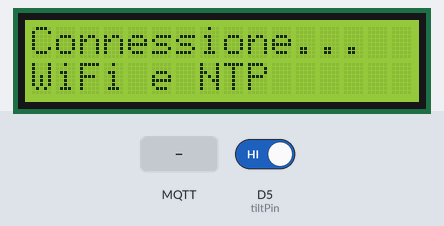
A sketch run on a simulated ESP8266 (NodeMCU). On the bench: 16×2 character LCD. The test bench sets the inputs (shaded band); at power-on: D5 (tiltPin) HIGH. WiFi joins after 1.5 s; servers stay silent unless stated; the local clock reads 2024-03-15 10:24:30 at power-on unless the sketch sets it; no MQTT or app messages arrive unless stated; what the sketch prints to the serial monitor is not drawn.

Above: at 0.1 s.
At 1.7 s:
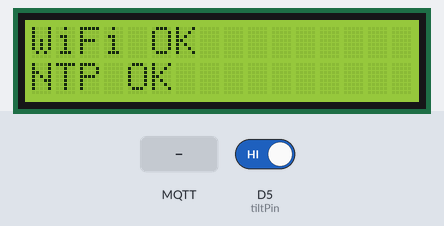
At 4.9 s:
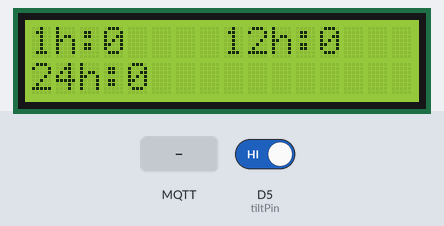
5.0 s: D5 (tiltPin) driven LOW
6.5 s: MQTT message "1" arrives on the first subscribed topic
8.0 s: MQTT message "on" arrives on the first subscribed topic
Timing chart, 0 to 11.0 s (numbered marks = the images above; inputs shaded):
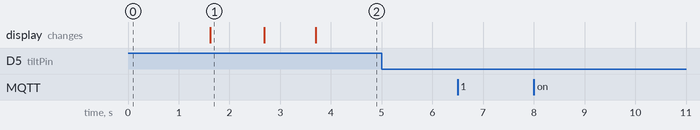

Measured:
- after the input at 5.0 s, every drawn part: stays the same
- after the input at 6.5 s, every drawn part: stays the same
- after the input at 8.0 s, every drawn part: stays the same
- what the display in image 1 shows lasts 1.1 s, from 1.6 s to 2.7 s

The sketch:

main.ino
```cpp
#include <ESP8266WiFi.h>
#include <PubSubClient.h>
#include <ArduinoJson.h>
#include <Wire.h>
#include <LiquidCrystal_I2C.h>
#include <time.h>
#include "config.h"

// -------------------- PIN SENSORE TILT --------------------
const int tiltPin = D5;
const int DEBOUNCE_MS = 50; // tempo minimo tra due eventi consecutivi

// -------------------- DISPLAY LCD --------------------
LiquidCrystal_I2C lcd(0x27, 16, 2);

// -------------------- STATO DISPOSITIVO --------------------
int lastTiltState = HIGH; // ultimo stato letto dal sensore
unsigned long lastPublishTime = 0;

// Conteggi allarmi ricevuti da AWS
int alarmLastHour = 0;
int alarmLast12h = 0;
int alarmLast24h = 0;

// -------------------- CLIENT MQTT --------------------
WiFiClientSecure wifiClient;
PubSubClient mqttClient(wifiClient);

// -------------------- DICHIARAZIONE FUNZIONI --------------------
void connectWiFi();
void syncNTP();
void connectMQTT();
void publishTilt();
void callback(char* topic, byte* payload, unsigned int length);
void updateDisplay();

// SETUP
void setup() {
  Serial.begin(115200);
  pinMode(tiltPin, INPUT_PULLUP);

  // Inizializza display I2C
  Wire.begin(D2, D1);
  lcd.init();
  lcd.backlight();
  lcd.clear();
  lcd.setCursor(0, 0);
  lcd.print("Connessione...");
  lcd.setCursor(0, 1);
  lcd.print("WiFi e NTP");

  // Connessione WiFi
  connectWiFi();

  // Sincronizzazione NTP (necessaria per timestamp Unix)
  syncNTP();

  // Configura client MQTT
  wifiClient.setTrustAnchors(new BearSSL::X509List(rootCA));
  wifiClient.setClientRSACert(new BearSSL::X509List(deviceCert), new BearSSL::PrivateKey(privateKey));
  mqttClient.setServer(AWS_ENDPOINT, AWS_PORT);
  mqttClient.setBufferSize(1024); // buffer a 1KB
  mqttClient.setCallback(callback);

  // Connessione ad AWS IoT Core
  connectMQTT();

  // Mostra schermata iniziale
  updateDisplay();
}

// LOOP
void loop() {
  if (!mqttClient.connected()) {
    connectMQTT();
  }
  mqttClient.loop();

  // Lettura sensore tilt con debounce
  int currentState = digitalRead(tiltPin);
  unsigned long now = millis();

  // Se lo stato cambia e il tempo di debounce è passato
  if (currentState != lastTiltState && (now - lastPublishTime > DEBOUNCE_MS)) {
    lastTiltState = currentState;
    lastPublishTime = now;

    // Pubblica l'evento
    if (currentState == LOW) {
      publishTilt();
    }
  }
}

// CONNESSIONE WiFi
void connectWiFi() {
  delay(10);
  WiFi.begin(WIFI_SSID, WIFI_PASSWORD);
  Serial.print("Connessione WiFi");
  while (WiFi.status() != WL_CONNECTED) {
    delay(500);
    Serial.println(".");
  }
  Serial.println("\nWiFi connesso, IP: " + WiFi.localIP().toString());
  lcd.clear();
  lcd.setCursor(0, 0);
  lcd.print("WiFi OK");
}

// SINCRONIZZAZIONE NTP
void syncNTP() {
  configTime(0, 0, "pool.ntp.org", "time.nist.gov");
  Serial.print("Sincronizzazione NTP");
  time_t now = time(nullptr);
  while (now < 100000) {
    delay(500);
    Serial.print(".");
    now = time(nullptr);
  }
  Serial.println("\nNTP sincronizzato");
  lcd.setCursor(0, 1);
  lcd.print("NTP OK");
  delay(1000);
}

// CONNESSIONE MQTT AD AWS IOT
void connectMQTT() {
  while (!mqttClient.connected()) {
    Serial.print("Connessione MQTT...");
    if (mqttClient.connect(CLIENT_ID)) {
      Serial.println("connesso!");

      // Sottoscrizione al topic shadow delta
      String shadowTopic = "$aws/things/" + String(CLIENT_ID) + "/shadow/update/accepted";
      mqttClient.subscribe(shadowTopic.c_str());
      Serial.println("Sottoscritto a " + shadowTopic);

      lcd.clear();
      lcd.setCursor(0, 0);
      lcd.print("AWS Connesso");
      delay(1000);
    } else {
      Serial.print("fallito, rc=");
      Serial.print(mqttClient.state());
      Serial.println(" riprovo tra 5 secondi");
      delay(5000);
    }
  }
}

// PUBBLICAZIONE EVENTO TILT
void publishTilt() {
  // Costruisco il payload JSON
  StaticJsonDocument<128> doc;
  doc["deviceId"] = CLIENT_ID;
  doc["timestamp"] = time(nullptr); // Unix timestamp (da NTP)

  String payload;
  serializeJson(doc, payload);

  // Topic di pubblicazione
  String pubTopic = "devices/" + String(CLIENT_ID) + "/tilt";
  if (mqttClient.publish(pubTopic.c_str(), payload.c_str())) {
    Serial.println("Evento tilt pubblicato: " + payload);
  } else {
    Serial.println("Pubblicazione fallita");
  }
}


void callback(char* topic, byte* payload, unsigned int length) {
  Serial.println("\n--- AGGIORNAMENTO RICEVUTO ---");

  // documento JSON
  StaticJsonDocument<1024> doc;
  DeserializationError error = deserializeJson(doc, payload, length);

  if (error) {
    Serial.print("Errore parsing JSON: ");
    Serial.println(error.f_str());
    return;
  }

  // leggo il JSON ricevuto: state -> desired -> alarmCounts
  JsonObject counts = doc["state"]["desired"]["alarmCounts"];

  if (!counts.isNull()) {
    // Estrazione Intervallo 1
    int h1 = counts["lastH1"]["label"];
    int c1 = counts["lastH1"]["count"];
    // Estrazione Intervallo 2
    int h2 = counts["lastH2"]["label"];
    int c2 = counts["lastH2"]["count"];
    // Estrazione Intervallo 3
    int h3 = counts["lastH3"]["label"];
    int c3 = counts["lastH3"]["count"];

    // Debug su Seriale
    Serial.printf("Intervalli letti: %dh(%d), %dh(%d), %dh(%d)\n", h1, c1, h2, c2, h3, c3);

    // AGGIORNAMENTO LCD
    lcd.clear();
    lcd.setCursor(0, 0);
    lcd.print(String(h1) + "h:" + String(c1));
    lcd.setCursor(8, 0);
    lcd.print(String(h2) + "h:" + String(c2));

    lcd.setCursor(0, 1);
    lcd.print(String(h3) + "h:" + String(c3));

    Serial.println("Display LCD aggiornato correttamente.");
  } else {
    Serial.println("Messaggio ricevuto, ma non contiene dati alarmCounts.");
  }
}

// AGGIORNAMENTO DISPLAY CON I CONTTEGGI ALLARMI
void updateDisplay() {
  lcd.clear();
  lcd.setCursor(0, 0);
  lcd.print("1h:");
  lcd.print(alarmLastHour);
  lcd.setCursor(8, 0);
  lcd.print("12h:");
  lcd.print(alarmLast12h);

  lcd.setCursor(0, 1);
  lcd.print("24h:");
  lcd.print(alarmLast24h);
}
```

config.h
```cpp
#define WIFI_SSID "SSID_NOME_WIFI"
#define WIFI_PASSWORD "PASSWORD_WIFI"
#define AWS_ENDPOINT "ENDPOINT_AWS"
#define CLIENT_ID "ID_DEL_THING"
#define AWS_PORT 8883
static const char rootCA[] PROGMEM = R"EOF(
-----BEGIN CERTIFICATE-----
CERTIFICATO
-----END CERTIFICATE-----
)EOF";

static const char deviceCert[] PROGMEM = R"KEY(
-----BEGIN CERTIFICATE-----
CERTIFICATO
-----END CERTIFICATE-----
)KEY";

static const char privateKey[] PROGMEM = R"KEY(
-----BEGIN RSA PRIVATE KEY-----
CHIAVE_PRIVATA
-----END RSA PRIVATE KEY-----
)KEY";
```
